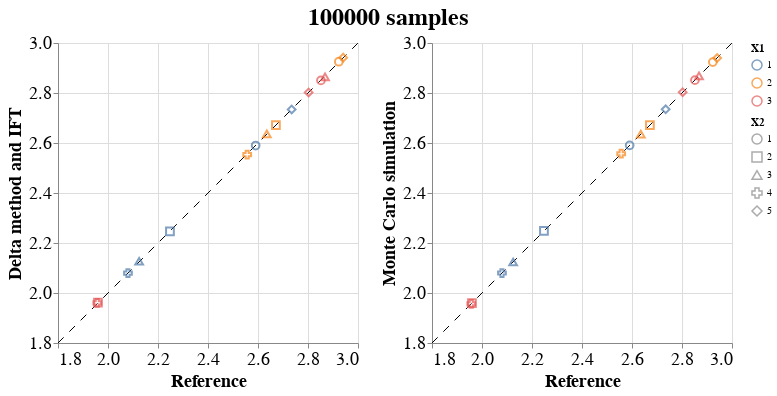

Notebook code for this chart:
### Markdown cell above
We compare the raked value of the mean of the observations with the mean of the raked values for each sample of observations.

### Code cell
delta_method = pd.DataFrame({'X1': x1, \
                             'X2': x2, \
                             'delta_method': df_raked.loc[df_raked.Type=='Raked'].Value})
monte_carlo = pd.DataFrame({'X1': x1, \
                          'X2': x2, \
                          'monte_carlo': mean_samples})
reference = pd.DataFrame({'X1': x1, \
                          'X2': x2, \
                          'reference': mean_ref})
df = delta_method.merge(
    monte_carlo, how='inner', on=['X1', 'X2']).merge(
    reference, how='inner', on=['X1', 'X2'])

#min_x = min(df['delta_method'].min(), df['monte_carlo'].min(), df['reference'].min())
#max_x = max(df['delta_method'].max(), df['monte_carlo'].max(), df['reference'].max())
min_x = 1.8
max_x = 3.0

points_delta = alt.Chart(df).mark_point(size=60).encode(
    x=alt.X('reference:Q', scale=alt.Scale(domain=[min_x, max_x], zero=False), axis=alt.Axis(title='Reference')),
    y=alt.Y('delta_method:Q', scale=alt.Scale(domain=[min_x, max_x], zero=False), axis=alt.Axis(title='Delta method and IFT')),
    color=alt.Color('X1:N', legend=alt.Legend(title='X1')),
    shape=alt.Shape('X2:N', legend=alt.Legend(title='X2'))
)

points_samples = alt.Chart(df).mark_point(size=60).encode(
    x=alt.X('reference:Q', scale=alt.Scale(domain=[min_x, max_x], zero=False), axis=alt.Axis(title='Reference')),
    y=alt.Y('monte_carlo:Q', scale=alt.Scale(domain=[min_x, max_x], zero=False), axis=alt.Axis(title='Monte Carlo simulation')),
    color=alt.Color('X1:N', legend=alt.Legend(title='X1')),
    shape=alt.Shape('X2:N', legend=alt.Legend(title='X2'))
)

diagonal = alt.Chart().mark_rule(strokeDash=[8, 8]).encode(
    x=alt.value(0),
    x2=alt.value('width'),
    y=alt.value('height'),
    y2=alt.value(0)
)

chart_delta = (diagonal + points_delta)

chart_samples = (diagonal + points_samples)

chart = alt.hconcat(chart_delta, chart_samples).properties(
    title=str(N) + ' samples',
).configure_title(
    anchor='middle',
    fontSize=24
).configure_axis(
    labelFontSize=18,
    titleFontSize=18
)
chart

### Figure 1 — Vega-Lite specification as saved in the notebook (floating-point values rounded to 4 significant figures)
{"config": {"view": {"continuousWidth": 300, "continuousHeight": 300}, "axis": {"labelFontSize": 18, "titleFontSize": 18}, "title": {"anchor": "middle", "fontSize": 24}}, "hconcat": [{"layer": [{"data": {"name": "empty"}, "mark": {"type": "rule", "strokeDash": [8, 8]}, "encoding": {"x": {"value": 0}, "x2": {"value": "width"}, "y": {"value": "height"}, "y2": {"value": 0}}}, {"data": {"name": "data-1338644c30e13a3cc87890ea2a354de0"}, "mark": {"type": "point", "size": 60}, "encoding": {"color": {"field": "X1", "legend": {"title": "X1"}, "type": "nominal"}, "shape": {"field": "X2", "legend": {"title": "X2"}, "type": "nominal"}, "x": {"axis": {"title": "Reference"}, "field": "reference", "scale": {"domain": [1.8, 3.0], "zero": false}, "type": "quantitative"}, "y": {"axis": {"title": "Delta method and IFT"}, "field": "delta_method", "scale": {"domain": [1.8, 3.0], "zero": false}, "type": "quantitative"}}}]}, {"layer": [{"data": {"name": "empty"}, "mark": {"type": "rule", "strokeDash": [8, 8]}, "encoding": {"x": {"value": 0}, "x2": {"value": "width"}, "y": {"value": "height"}, "y2": {"value": 0}}}, {"data": {"name": "data-1338644c30e13a3cc87890ea2a354de0"}, "mark": {"type": "point", "size": 60}, "encoding": {"color": {"field": "X1", "legend": {"title": "X1"}, "type": "nominal"}, "shape": {"field": "X2", "legend": {"title": "X2"}, "type": "nominal"}, "x": {"axis": {"title": "Reference"}, "field": "reference", "scale": {"domain": [1.8, 3.0], "zero": false}, "type": "quantitative"}, "y": {"axis": {"title": "Monte Carlo simulation"}, "field": "monte_carlo", "scale": {"domain": [1.8, 3.0], "zero": false}, "type": "quantitative"}}}]}], "title": "100000 samples", "$schema": "https://vega.github.io/schema/vega-lite/v5.20.1.json", "datasets": {"empty": [{}], "data-1338644c30e13a3cc87890ea2a354de0": [{"X1": 1, "X2": 1, "delta_method": 2.59, "monte_carlo": 2.591, "reference": 2.591}, {"X1": 2, "X2": 1, "delta_method": 2.925, "monte_carlo": 2.924, "reference": 2.923}, {"X1": 3, "X2": 1, "delta_method": 2.85, "monte_carlo": 2.851, "reference": 2.852}, {"X1": 1, "X2": 2, "delta_method": 2.247, "monte_carlo": 2.248, "reference": 2.248}, {"X1": 2, "X2": 2, "delta_method": 2.671, "monte_carlo": 2.671, "reference": 2.672}, {"X1": 3, "X2": 2, "delta_method": 1.961, "monte_carlo": 1.96, "reference": 1.96}, {"X1": 1, "X2": 3, "delta_method": 2.127, "monte_carlo": 2.124, "reference": 2.125}, {"X1": 2, "X2": 3, "delta_method": 2.636, "monte_carlo": 2.636, "reference": 2.635}, {"X1": 3, "X2": 3, "delta_method": 2.865, "monte_carlo": 2.868, "reference": 2.868}, {"X1": 1, "X2": 4, "delta_method": 2.08, "monte_carlo": 2.08, "reference": 2.08}, {"X1": 2, "X2": 4, "delta_method": 2.554, "monte_carlo": 2.557, "reference": 2.557}, {"X1": 3, "X2": 4, "delta_method": 1.96, "monte_carlo": 1.957, "reference": 1.957}, {"X1": 1, "X2": 5, "delta_method": 2.734, "monte_carlo": 2.735, "reference": 2.735}, {"X1": 2, "X2": 5, "delta_method": 2.941, "monte_carlo": 2.94, "reference": 2.941}, {"X1": 3, "X2": 5, "delta_method": 2.802, "monte_carlo": 2.803, "reference": 2.803}]}}
